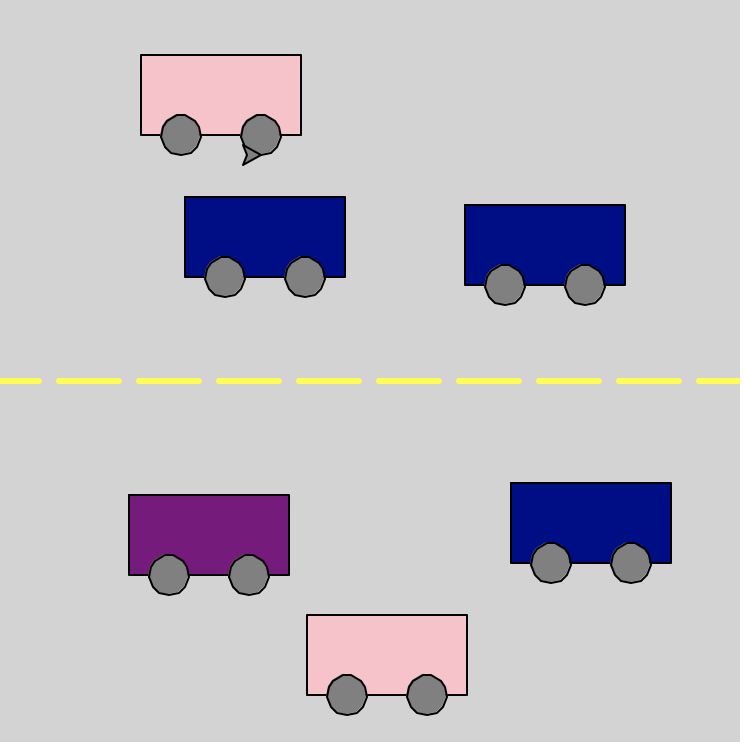

This figure's Python source:
# Author: Alexandra Wheeler
# Screen Click Cars
import turtle 
import random
turtle.bgcolor("lightgray")
turtle.setup(400,400)
pen = turtle.Turtle()
pen.speed(.5)
pen.color("black")

carWidth = 80
tireRadius = 10


def setPos(x,y):
    pen.up()
    pen.setpos(x,y)
    pen.down()

def roadMedian():
    pen.pensize(3)
    pen.color("yellow")
    setPos(-200,0)
    for i in range(10):
        pen.down()
        pen.forward(30)
        pen.up()
        pen.forward(10)
    
def drawCar(x,y):
    carBody(x,y)
    carWheels(x- tireRadius * 2,y - tireRadius* 3 ) # left tire
    carWheels(x+ tireRadius * 2,y - tireRadius* 3 ) # right tire
    pen.hideturtle()

def carBody(x,y):
    pen.color("black")
    pen.pensize(1)
    setPos(x-carWidth/2,y-carWidth/4)
    color = random.randint(1,3)
    if color == 1:
        pen.fillcolor("purple")
    if color == 2:
        pen.fillcolor("darkblue")
    if color == 3: 
        pen.fillcolor("pink")
    pen.begin_fill()
    for i in range(4):
        if i % 2 == 0:
            pen.forward(carWidth)
            pen.left(90)
        else:
            pen.forward(carWidth/2)
            pen.left(90)
    pen.end_fill()

def carWheels(x,y):
    setPos(x,y)
    pen.fillcolor("gray")
    pen.begin_fill()
    pen.circle(tireRadius)
    pen.end_fill()

roadMedian()
turtle.onscreenclick(drawCar)


turtle.done()
